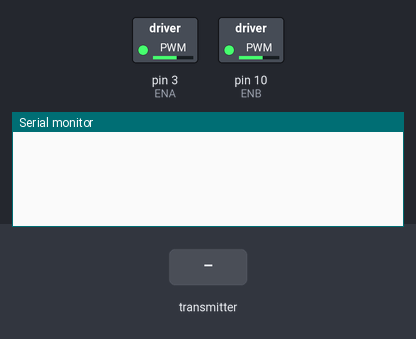
Simulated run of this sketch. Board: Arduino Uno, built with avr-gcc and run on an emulated ATmega328P. On the bench: switched loads named in the sketch (green lamp = pin HIGH), the last lines printed to the serial monitor. The inputs (shaded band) are chosen by the test bench. No radio packets arrive unless stated.

Above: at 1.2 s.
1.3 s: the transmitter starts sending joystick.0 = 0
At 2.2 s:
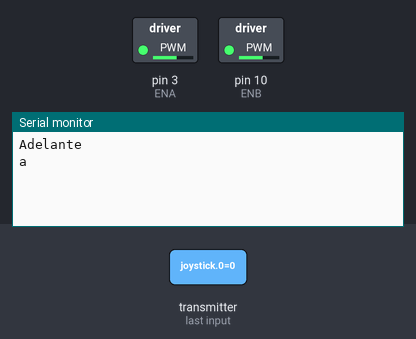
2.8 s: the transmitter starts sending joystick.2 = 256
At 3.3 s:
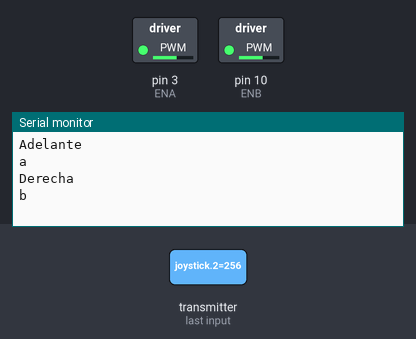
4.3 s: the transmitter starts sending joystick.3 = 256
At 5.5 s:
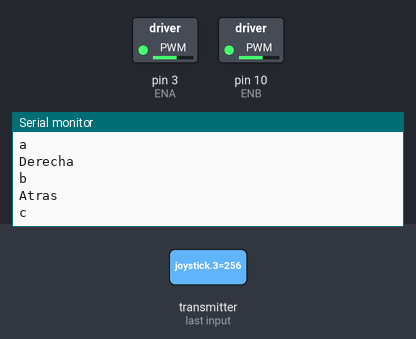
5.8 s: the transmitter starts sending joystick.4 = 256
At 6.9 s:
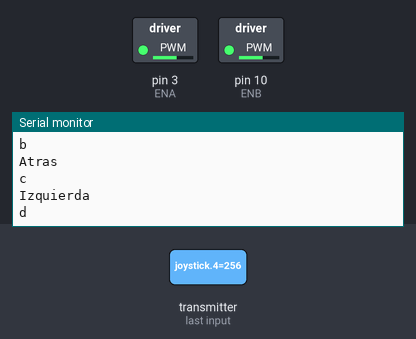

The sketch:

Carro_RF_Receptor_V1.0.ino
```cpp
// Producto de ZACETREX TECHNOLOGIES S.A.C
// Este código se hizo con fin de compartirlo con la comunidad y tiene fines educativos
// Más códigos en zacetrex.com

// -------------------------------------------------------------
// RECEPTOR – CARRO ROBOT
// Arduino UNO + L298N + NRF24L01
// -------------------------------------------------------------

#include <SPI.h>     // Comunicación SPI para NRF24L01
#include <RF24.h>    // Librería del NRF24L01

// Pines del NRF24L01 en el receptor
// CE -> pin 7
// CSN -> pin 8
RF24 radio(7, 8);

// Pines del driver L298N
int ENA = 3;   // Controla velocidad del motor A (PWM)
int IN1 = 4;   // Sentido motor A
int IN2 = 5;

int IN3 = 6;   // Sentido motor B
int IN4 = 9;
int ENB = 10;  // Velocidad motor B (PWM)

// Arreglo para recibir los datos del transmisor
int joystick[6];

// Variable para decidir hacia dónde moverse
char instruction = 'x';      // 'x' = detener
char lastInstruction = 'x';  // Guarda la última instrucción para evitar repetir

// Dirección del canal (igual al transmisor)
const byte identificacion[6] = "00001";

void setup() {

  Serial.begin(9600);

  // Inicializamos el radio
  radio.begin();

  // Abrimos canal de lectura 0 con la identificación indicada
  radio.openReadingPipe(0, identificacion);

  // Potencia baja
  radio.setPALevel(RF24_PA_MIN);

  // Modo recepción
  radio.startListening();

  // Configurar velocidad de los motores
  // PWM (0–255), aquí velocidad media (150)
  analogWrite(ENA,150);
  analogWrite(ENB,150);
}

void loop() {

  // Verificamos si hay datos disponibles en el radio
  if (radio.available())
  {
    // Guardamos los datos recibidos dentro del array joystick[]
    radio.read(&joystick, sizeof(joystick));

    // Interpretar el movimiento dependiendo del joystick
    instruction = GetInstruction();

    // Solo actuamos si la instrucción cambió
    if (instruction != lastInstruction) {

      lastInstruction = instruction;

      // Elegir acción según la letra recibida
      switch(instruction)
      {
        case 'a':
          Serial.println("Adelante");
          Adelante();
        break;

        case 'b':
          Serial.println("Derecha");
          Derecha();
        break;

        case 'c':
          Serial.println("Atras");
          Atras();
        break;

        case 'd':
          Serial.println("Izquierda");
          Izquierda();
        break;

        case 'x':
          Serial.println("Alto");
          Alto();
        break;
      }

      Serial.println(lastInstruction);
    }
  }
}

char GetInstruction()
{
  // Botones primero (tienen prioridad)
  if (joystick[2] == LOW)  return 'a'; // Botón A → Adelante
  if (joystick[3] == LOW)  return 'b'; // Botón B → Derecha
  if (joystick[4] == LOW)  return 'c'; // Botón C → Atrás
  if (joystick[5] == LOW)  return 'd'; // Botón D → Izquierda

  // Joystick analógico
  // Valores arriba de 550 = empujado hacia un lado
  // Valores menores a 300 = empujado hacia el lado opuesto

  if (joystick[1] > 550) return 'a'; // Adelante
  if (joystick[0] > 550) return 'b'; // Derecha
  if (joystick[1] < 300) return 'c'; // Atrás
  if (joystick[0] < 300) return 'd'; // Izquierda

  // Si no se detecta nada, se detiene
  return 'x';
}

// -------------------------------------------------------------
// Funciones que indican cómo mover los motores del L298N
// -------------------------------------------------------------

void Adelante(){
  digitalWrite(IN1, LOW);   // Motor A adelante
  digitalWrite(IN2, HIGH);
  digitalWrite(IN3, LOW);   // Motor B adelante
  digitalWrite(IN4, HIGH);
}

void Derecha(){
  digitalWrite(IN1, HIGH);  // Motor A atrás
  digitalWrite(IN2, LOW);
  digitalWrite(IN3, LOW);   // Motor B adelante
  digitalWrite(IN4, HIGH);
}

void Atras(){
  digitalWrite(IN1, HIGH);  // Motor A atrás
  digitalWrite(IN2, LOW);
  digitalWrite(IN3, HIGH);  // Motor B atrás
  digitalWrite(IN4, LOW);
}

void Izquierda(){
  digitalWrite(IN1, LOW);   // Motor A adelante
  digitalWrite(IN2, HIGH);
  digitalWrite(IN3, HIGH);  // Motor B atrás
  digitalWrite(IN4, LOW);
}

void Alto(){
  // Apaga ambos motores
  digitalWrite(IN1, LOW);
  digitalWrite(IN2, LOW);
  digitalWrite(IN3, LOW);
  digitalWrite(IN4, LOW);
}
```

Measured:
- after the input at 1.3 s, the serial monitor: prints a new line at once (image 1)
- after the input at 2.8 s, the serial monitor: prints a new line at once (image 2)
- after the input at 4.3 s, the serial monitor: prints a new line at once (image 3)
- after the input at 5.8 s, the serial monitor: prints a new line at once (image 4)
